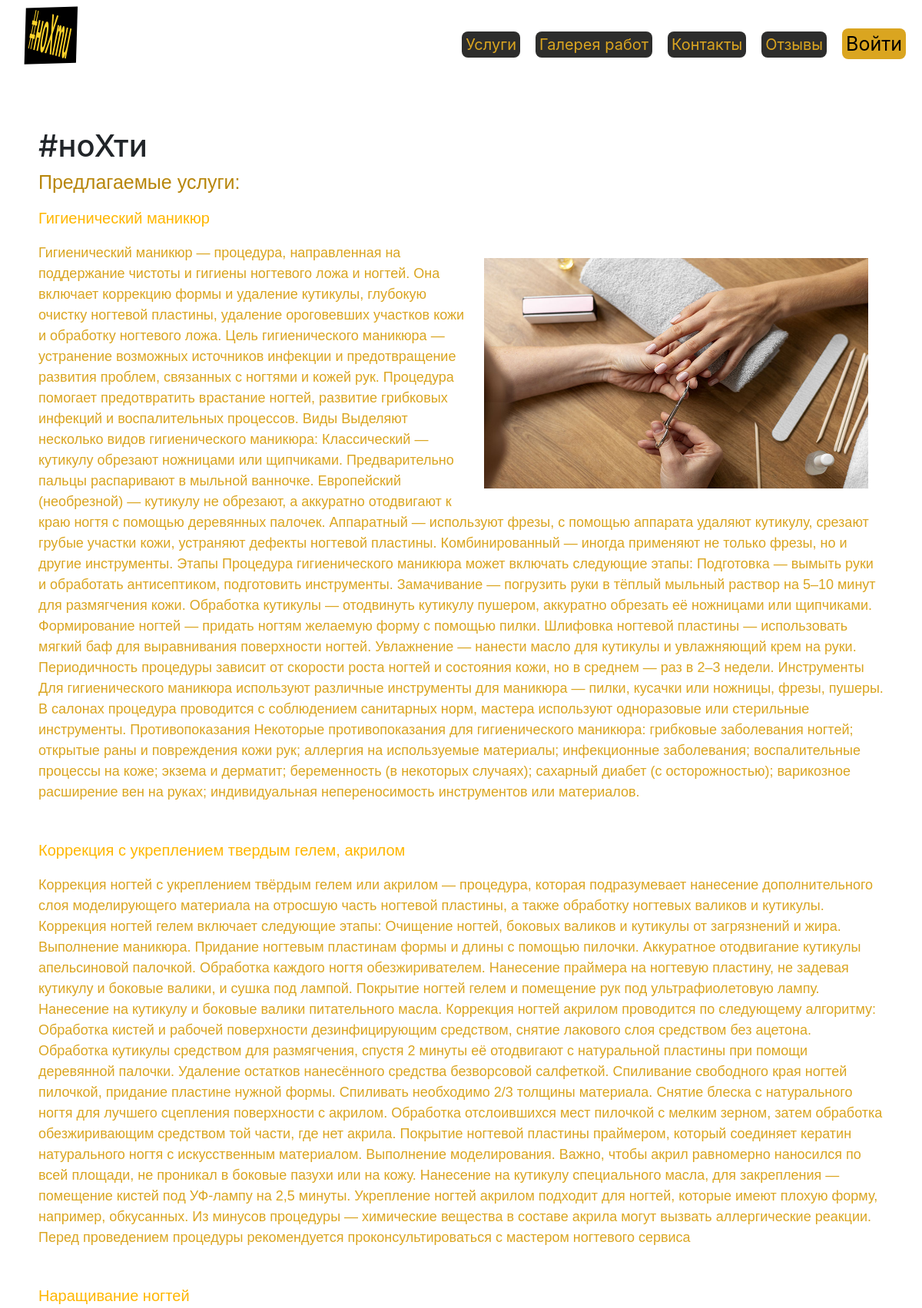
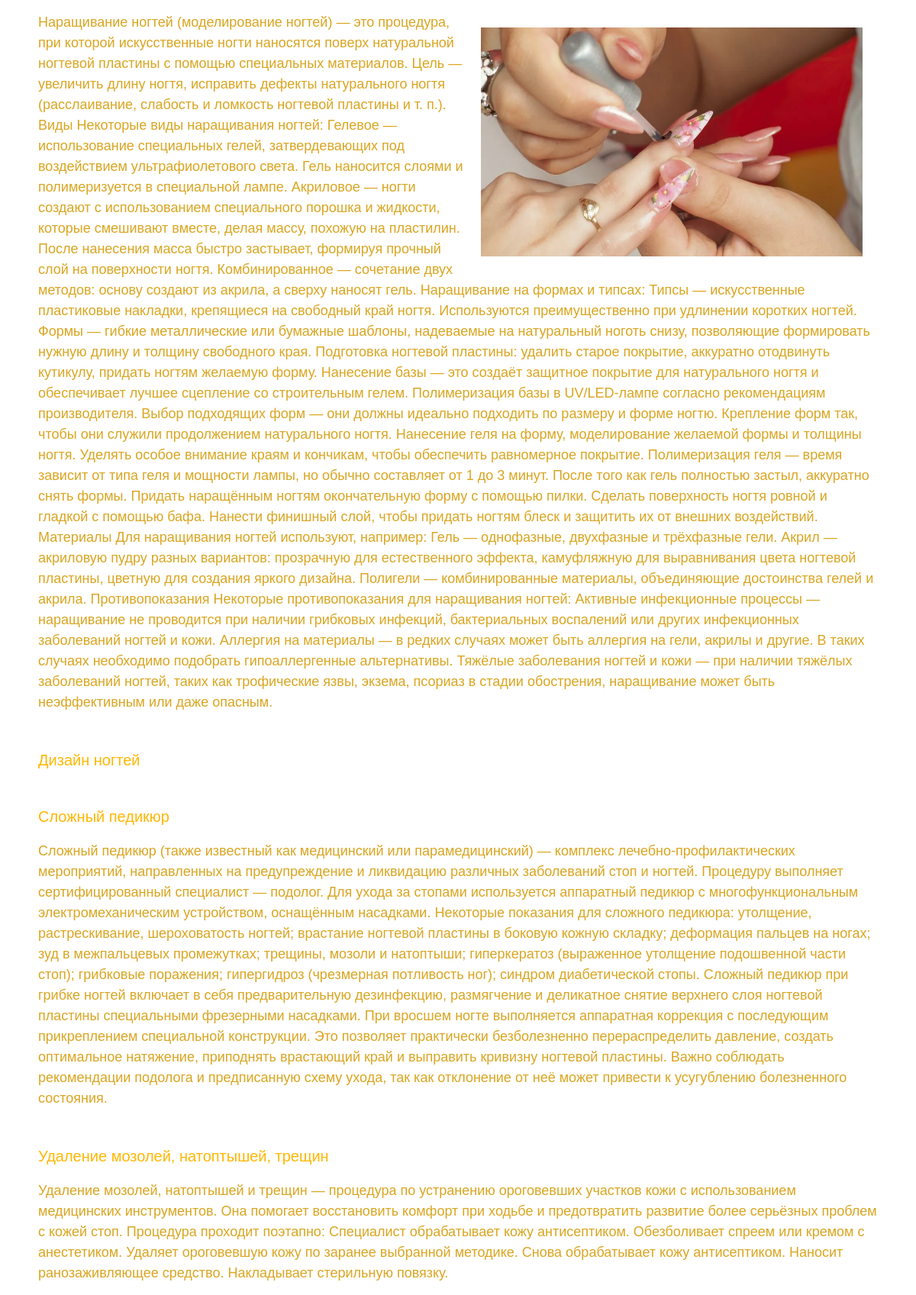
The page / (upper part) on the database its author committed (2 pictures, top to bottom).
### nailsite/models.py (models this page shows, shortened)
class Services(models.Model):
    title = models.CharField(max_length=200)
    images = models.ImageField(upload_to="services/", blank=True)
    description = models.TextField(blank=True)
    created = models.DateTimeField(auto_now_add=True, null=True)

### nailsite/views.py (the view)
# urls.py: path('', views.index, name='index'),
def index(request):
    services = Services.objects.all()
    context = {
        "services": services
    }
    return render(request, "nailsite/index.html", context)

### nailsite/templates/nailsite/index.html
{% extends 'nailsite/base.html' %}
{% load static %}
{% block content %}
<main>
    <h1>#ноХти</h1>
    <div class="services">
        <h2>Предлагаемые услуги:</h2>
        {% for service in services %}
        <h3 class="services_title">{{ service.title }}</h3>
        {% if service.images %}
        <img src="{{ service.images.url }}" alt="services images" class="services_images">
        {% endif %}
        <p class="services_description">{{ service.description }}</p>
        {% endfor %}
    </div>
</main>
{% endblock %}

### nailsite/templates/nailsite/base.html (shortened to what this page needs)
<!DOCTYPE html>
{% load static %}
<html lang="en">
<head>
    <link rel="stylesheet" href="{% static 'css/style.css' %}" />
    <link rel="stylesheet" href="https://maxcdn.bootstrapcdn.com/bootstrap/4.0.0/css/bootstrap.min.css"
>
  <link rel="stylesheet" href="https://use.fontawesome.com/releases/v5.0.10/css/all.css"
>
</head>
<body>
{% include 'nailsite/navbar.html' %}
{% block content %}
{% endblock %}
</body>
</html>

### nailsite/templates/nailsite/navbar.html
{% load static %}
<header>
    <div class="navbar">
        <a href="/" class="logo">
            <img src="{% static 'images/logo.svg' %}" alt="#noHti logo">
        </a>
        <ul class="nav">
            {% if user.is_authenticated %}
                <li><a href="{% url 'index' %}" class="menu_button">Услуги</a></li>
                <li><a href="{% url 'nailsite' %}" class="menu_button">Галерея работ</a></li>
                <li><a href="#" class="menu_button">Контакты</a></li>
                <li><a href="{% url 'calendar' %}" class="menu_button">Календарь</a></li>
                <li><a href="{% url 'review' %}" class="menu_button">Отзывы</a></li>
                <li>
                    <form action="{% url 'logoutuser' %}" method="post" class="log_button">
                        {% csrf_token %}
                        <button class="log_button">Выйти</button>
                    </form>
                </li>
            {% else %}
                <li><a href="{% url 'index' %}" class="menu_button">Услуги</a></li>
                <li><a href="{% url 'nailsite' %}" class="menu_button">Галерея работ</a></li>
                <li><a href="#" class="menu_button">Контакты</a></li>
                <li><a href="{% url 'review' %}" class="menu_button">Отзывы</a></li>
                <li><a href="{% url 'loginuser' %}" class="log_button">Войти</a></li>
            {% endif %}
            </ul>
    </div>
</header>

### nailsite/static/css/style.css (style rules this page uses)
* { padding: 0; margin: 0; box-sizing: border-box; }
body { max-width: 1600px; min-height: 100vh; background-color: #110011; }
header { height: 20%; margin-bottom: 20px; }
main { height: 80%; margin: 50px; }
.logo { width: 100px; height: 100px; overflow: hidden; }
.navbar { display: flex; justify-content: center; }
.nav { display: inline-flex; align-items: center; list-style: none; gap: 20px; }
.menu_button { text-decoration: none; font-size: 20px; color: #DAA520; background-color: rgb(45, 45, 44); padding: 5px; border-radius: 8px; }
.log_button { text-decoration: none; font-size: 25px; background-color: #DAA520; color: black; padding: 5px; border-radius: 8px; cursor: pointer; }
h1 { color: #DAA520; margin-bottom: 50px; font-family: Verdana, Geneva, Tahoma, sans-serif; }
.services { display: flexbox; justify-content: center; align-items: center; }
.services h2 { color: darkgoldenrod; margin-bottom: 20px; font-family: Verdana, Geneva, Tahoma, sans-serif; font-size: 25px; }
.services_description { color: #DAA520; margin-bottom: 50px; font-family: Verdana, Geneva, Tahoma, sans-serif; font-size: 18px; }
.services_title { color: rgb(255, 183, 0); margin-bottom: 20px; font-family: Verdana, Geneva, Tahoma, sans-serif; font-size: 20px; }
.services_images { width: 500px; height: 300px; float: right; margin: 20px; }
ul { height: 100%; padding: 0px 5px 0px 20px; }
a { color: #17a2b8; }

### rows shown on the page
Services: title "Гигиенический маникюр", images (picture), description "Гигиенический маникюр — процедура, направленная на поддержание чистоты и гигиены ногтевого ложа и ногтей. Она включает коррекцию формы и удаление кутикулы, глубокую очистку ногтевой пластины, удаление ороговевших участков кожи и обработку ногтевого ложа. Цель гигиенического маникюра — устранение возможных источников инфекции и предотвращение развития проблем, связанных с ногтями и кожей рук. Процедура помогает предотвратить врастание ногтей, развитие грибковых инфекций и воспалительных процессов. Виды Выделяют несколько видов гигиенического маникюра: Классический — кутикулу обрезают ножницами или щипчиками. Предварительно пальцы распаривают в мыльной ванночке. Европейский (необрезной) —…"
Services: title "Коррекция с укреплением твердым гелем, акрилом", description "Коррекция ногтей с укреплением твёрдым гелем или акрилом — процедура, которая подразумевает нанесение дополнительного слоя моделирующего материала на отросшую часть ногтевой пластины, а также обработку ногтевых валиков и кутикулы. Коррекция ногтей гелем включает следующие этапы: Очищение ногтей, боковых валиков и кутикулы от загрязнений и жира. Выполнение маникюра. Придание ногтевым пластинам формы и длины с помощью пилочки. Аккуратное отодвигание кутикулы апельсиновой палочкой. Обработка каждого ногтя обезжиривателем. Нанесение праймера на ногтевую пластину, не задевая кутикулу и боковые валики, и сушка под лампой. Покрытие ногтей гелем и помещение рук под ультрафиолетовую лампу. Нанесение…"
Services: title "Наращивание ногтей", images (picture), description "Наращивание ногтей (моделирование ногтей) — это процедура, при которой искусственные ногти наносятся поверх натуральной ногтевой пластины с помощью специальных материалов. Цель — увеличить длину ногтя, исправить дефекты натурального ногтя (расслаивание, слабость и ломкость ногтевой пластины и т. п.). Виды Некоторые виды наращивания ногтей: Гелевое — использование специальных гелей, затвердевающих под воздействием ультрафиолетового света. Гель наносится слоями и полимеризуется в специальной лампе. Акриловое — ногти создают с использованием специального порошка и жидкости, которые смешивают вместе, делая массу, похожую на пластилин. После нанесения масса быстро застывает, формируя прочный…"
Services: title "Дизайн ногтей"
Services: title "Сложный педикюр", description "Сложный педикюр (также известный как медицинский или парамедицинский) — комплекс лечебно-профилактических мероприятий, направленных на предупреждение и ликвидацию различных заболеваний стоп и ногтей. Процедуру выполняет сертифицированный специалист — подолог. Для ухода за стопами используется аппаратный педикюр с многофункциональным электромеханическим устройством, оснащённым насадками. Некоторые показания для сложного педикюра: утолщение, растрескивание, шероховатость ногтей; врастание ногтевой пластины в боковую кожную складку; деформация пальцев на ногах; зуд в межпальцевых промежутках; трещины, мозоли и натоптыши; гиперкератоз (выраженное утолщение подошвенной части стоп); грибковые…"
Services: title "Удаление мозолей, натоптышей, трещин", description "Удаление мозолей, натоптышей и трещин — процедура по устранению ороговевших участков кожи с использованием медицинских инструментов. Она помогает восстановить комфорт при ходьбе и предотвратить развитие более серьёзных проблем с кожей стоп. Процедура проходит поэтапно: Специалист обрабатывает кожу антисептиком. Обезболивает спреем или кремом с анестетиком. Удаляет ороговевшую кожу по заранее выбранной методике. Снова обрабатывает кожу антисептиком. Наносит ранозаживляющее средство. Накладывает стерильную повязку."
